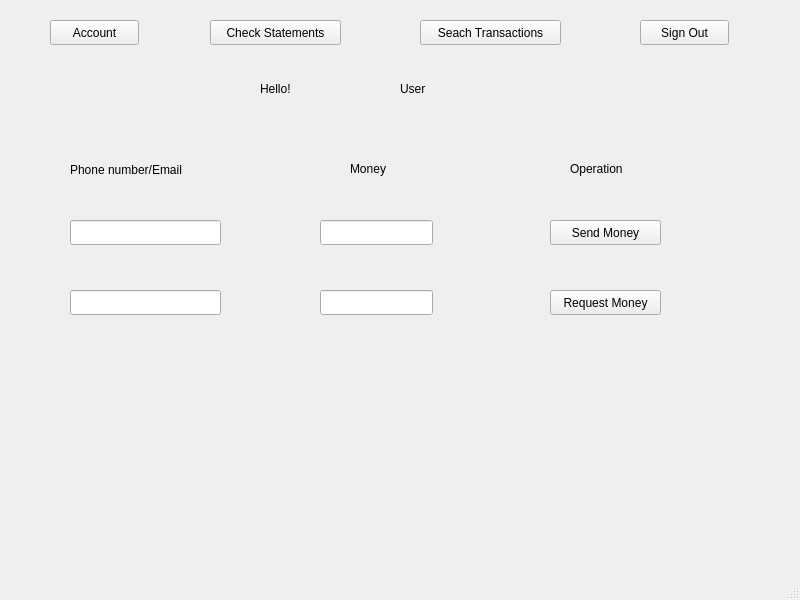
<?xml version="1.0" encoding="UTF-8"?>
<ui version="4.0">
 <class>MainWindow</class>
 <widget class="QMainWindow" name="MainWindow">
  <property name="geometry">
   <rect>
    <x>0</x>
    <y>0</y>
    <width>800</width>
    <height>600</height>
   </rect>
  </property>
  <property name="windowTitle">
   <string>MainWindow</string>
  </property>
  <widget class="QWidget" name="centralwidget">
   <widget class="QPushButton" name="accountButton">
    <property name="geometry">
     <rect>
      <x>50</x>
      <y>20</y>
      <width>89</width>
      <height>25</height>
     </rect>
    </property>
    <property name="text">
     <string>Account</string>
    </property>
   </widget>
   <widget class="QPushButton" name="statementButton">
    <property name="geometry">
     <rect>
      <x>210</x>
      <y>20</y>
      <width>131</width>
      <height>25</height>
     </rect>
    </property>
    <property name="text">
     <string>Check Statements</string>
    </property>
   </widget>
   <widget class="QPushButton" name="transactionButton">
    <property name="geometry">
     <rect>
      <x>420</x>
      <y>20</y>
      <width>141</width>
      <height>25</height>
     </rect>
    </property>
    <property name="text">
     <string>Seach Transactions</string>
    </property>
   </widget>
   <widget class="QPushButton" name="signoutButton">
    <property name="geometry">
     <rect>
      <x>640</x>
      <y>20</y>
      <width>89</width>
      <height>25</height>
     </rect>
    </property>
    <property name="text">
     <string>Sign Out</string>
    </property>
   </widget>
   <widget class="QLabel" name="phoneLabel">
    <property name="geometry">
     <rect>
      <x>70</x>
      <y>160</y>
      <width>151</width>
      <height>20</height>
     </rect>
    </property>
    <property name="text">
     <string>Phone number/Email</string>
    </property>
   </widget>
   <widget class="QLabel" name="moneyLabel">
    <property name="geometry">
     <rect>
      <x>350</x>
      <y>160</y>
      <width>67</width>
      <height>17</height>
     </rect>
    </property>
    <property name="text">
     <string>Money</string>
    </property>
   </widget>
   <widget class="QLabel" name="operationLabel">
    <property name="geometry">
     <rect>
      <x>570</x>
      <y>160</y>
      <width>81</width>
      <height>17</height>
     </rect>
    </property>
    <property name="text">
     <string>Operation</string>
    </property>
   </widget>
   <widget class="QLineEdit" name="sendPhone">
    <property name="geometry">
     <rect>
      <x>70</x>
      <y>220</y>
      <width>151</width>
      <height>25</height>
     </rect>
    </property>
   </widget>
   <widget class="QLineEdit" name="requestPhone">
    <property name="geometry">
     <rect>
      <x>70</x>
      <y>290</y>
      <width>151</width>
      <height>25</height>
     </rect>
    </property>
   </widget>
   <widget class="QLineEdit" name="sendMoney">
    <property name="geometry">
     <rect>
      <x>320</x>
      <y>220</y>
      <width>113</width>
      <height>25</height>
     </rect>
    </property>
   </widget>
   <widget class="QLineEdit" name="requestMoney">
    <property name="geometry">
     <rect>
      <x>320</x>
      <y>290</y>
      <width>113</width>
      <height>25</height>
     </rect>
    </property>
   </widget>
   <widget class="QPushButton" name="sendButton">
    <property name="geometry">
     <rect>
      <x>550</x>
      <y>220</y>
      <width>111</width>
      <height>25</height>
     </rect>
    </property>
    <property name="text">
     <string>Send Money</string>
    </property>
   </widget>
   <widget class="QPushButton" name="requestButton">
    <property name="geometry">
     <rect>
      <x>550</x>
      <y>290</y>
      <width>111</width>
      <height>25</height>
     </rect>
    </property>
    <property name="text">
     <string>Request Money</string>
    </property>
   </widget>
   <widget class="QLabel" name="label">
    <property name="geometry">
     <rect>
      <x>260</x>
      <y>80</y>
      <width>67</width>
      <height>17</height>
     </rect>
    </property>
    <property name="text">
     <string>Hello!</string>
    </property>
   </widget>
   <widget class="QLabel" name="label_2">
    <property name="geometry">
     <rect>
      <x>400</x>
      <y>80</y>
      <width>67</width>
      <height>17</height>
     </rect>
    </property>
    <property name="text">
     <string>User</string>
    </property>
   </widget>
  </widget>
  <widget class="QMenuBar" name="menubar">
   <property name="geometry">
    <rect>
     <x>0</x>
     <y>0</y>
     <width>800</width>
     <height>28</height>
    </rect>
   </property>
  </widget>
  <widget class="QStatusBar" name="statusbar"/>
 </widget>
 <resources/>
 <connections/>
</ui>
